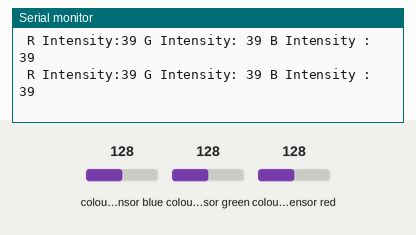
Recording of a sketch running on a simulated Arduino Uno, built with avr-gcc and run on an emulated ATmega328P. Parts: the last lines printed to the serial monitor. Wiring (inferred from the names in the program): TCS3200 colour sensor: output pin 2; S2 pin 5; S3 pin 6; S0 pin 3; S1 pin 4. The test bench sets the inputs (shaded band); at power-on: colour sensor blue 128, colour sensor green 128, colour sensor red 128.

Above: at 1.2 s.
1.3 s: colour sensor blue set to 191
At 2.97 s:
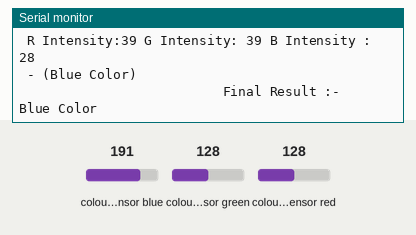
3.2 s: colour sensor green set to 250
At 5.09 s:
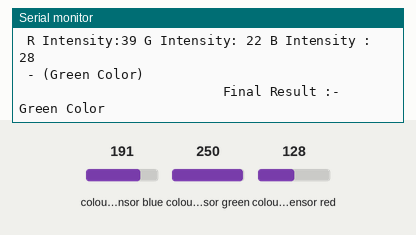
5.6 s: colour sensor red set to 5
At 6.23 s:
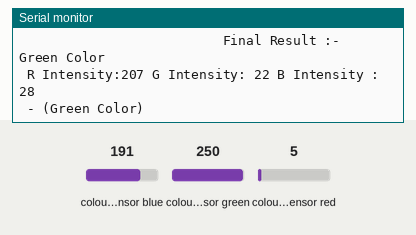
7.1 s: colour sensor green set to 191
At 7.27 s:
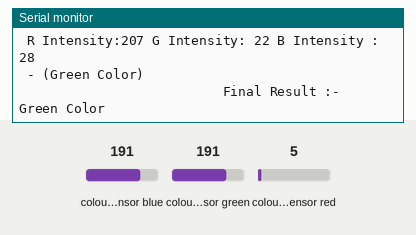
13.1 s: colour sensor blue set to 5
At 13.28 s:
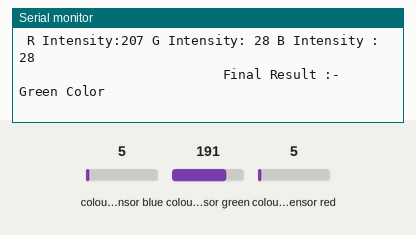
Timing chart, 0 to 16.1 s (numbered marks = the images above; inputs shaded):
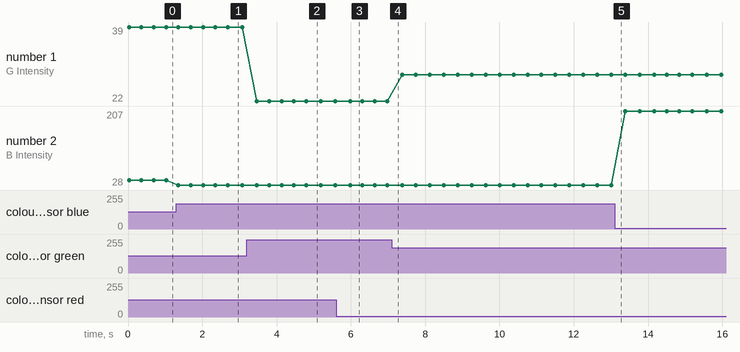

The sketch:

coloursensor.ino.ino
```cpp
/*
   Colour Sensor TCS 3200

   Functionality : Detect Red,Yellow,Blue,Green light from an LED source.


*/

const int threshold = 3;

int feedback = true;

const int s0 = 3;
const int s1 = 4;
const int s2 = 5;
const int s3 = 6;
const int out = 2;

int red = 0;
int green = 0;
int blue = 0;

int  pred = red;
int  pblue = blue;
int  pgreen = green;


int Illcount = 0, Rcount = 0, Gcount = 0, Bcount = 0, Wcount = 0, Ycount = 0;


void setup()
{
  Serial.begin(9600);
  pinMode(s0, OUTPUT);
  pinMode(s1, OUTPUT);
  pinMode(s2, OUTPUT);
  pinMode(s3, OUTPUT);
  pinMode(out, INPUT);
  digitalWrite(s0, HIGH);
  digitalWrite(s1, HIGH);
}
void loop()
{
  color();
  if (feedback)
  {
    Serial.print(" R Intensity:");       Serial.print(red, DEC);
    Serial.print(" G Intensity: ");      Serial.print(green, DEC);
    Serial.print(" B Intensity : ");     Serial.print(blue, DEC);
  }

  Serial.println();

  // Removing noise data
  /*
    Serial.print("  RedD");
    Serial.print(pred - red);
    Serial.print("  GreenD");
    Serial.print(pgreen - green);
    Serial.print("  BlueD");
    Serial.print(pblue - blue);
  */

  if (red > 1000 && green > 1000 && blue > 1000)
    Illcount += 1;

  else if (   ( pred - red <= 5 || pred - red <= -5 ) && ( pgreen - green <= 5 || pgreen - green <= -5 ) && ( pblue - blue <= 5 || pblue - blue <= -5 )    ) {
    Illcount = 0;

    if (red < blue && red < green)
    {/*
      if (  green > 20 && blue < 27 ) {
        if (feedback)
          Serial.println(" - (Red Color)");
        Rcount += 2;
        Ycount = 0, Wcount = 0; Gcount = 0; Bcount = 0;
      }
     else if (green < 100) {
        // less sucess
        if (feedback)
          Serial.println(" - ( !!! Yellow Color)");

        Ycount += 2;
        Wcount = 0, Rcount = 0; Gcount = 0; Bcount = 0;
    */
                    if (  green > (6*red) && blue > (1.5*red)  ) {
                      if (feedback)
                        Serial.println(" - (Red Color)");
                      Rcount += 1;
                      Ycount = 0, Wcount = 0; Gcount = 0; Bcount = 0;
                    }

                   else if (  green > (1.5*red) && blue > (3*red) ) {
                      if (feedback)
                        Serial.println(" - ( !!! Yellow Color)");

                      Ycount += 2;
                      Wcount = 0, Rcount = 0; Gcount = 0; Bcount = 0;
                    }

                else if ( green >(1.5*red) && blue >(1.5*red)   ){
                      if (feedback)
                          Serial.println(" - (White Color)");
                     Wcount += 1;
                     Ycount = 0, Rcount = 0; Gcount = 0; Bcount = 0;
    }


    }


   else if (red < blue && red < green && red < 50 && green < 70 && blue < 60)
    {
      /*
      if (  blue > 25  )
      {
        if (feedback)
          Serial.println(" - (Yellow Color)");
        Ycount += 1;
        Wcount = 0, Rcount = 0; Gcount = 0; Bcount = 0;
      }
      else {
        if (feedback)
          Serial.println(" - (White Color)");
        Wcount += 1;
        Ycount = 0, Rcount = 0; Gcount = 0; Bcount = 0;
      }
      */
     if ( green >(1.5*red) && blue >(3*red)   ){
        if (feedback)
          Serial.println(" - (Yellow Color)");
        Ycount += 1;
        Wcount = 0, Rcount = 0; Gcount = 0; Bcount = 0;
    }
    else if ( green >(1.5*red) && blue >(1.5*red)   ){
        if (feedback)
          Serial.println(" - (White Color)");
        Wcount += 1;
        Ycount = 0, Rcount = 0; Gcount = 0; Bcount = 0;
    }


    }


    else if (blue < red && blue < green)
    {
      Bcount += 1;
      Ycount = 0, Rcount = 0; Gcount = 0; Wcount = 0;
      if (feedback)
        Serial.println(" - (Blue Color)");
    }

    else if (green < red && green < blue)
    {
      Gcount += 1;
      Ycount = 0, Wcount = 0; Bcount = 0; Rcount = 0;
      if (feedback)
        Serial.println(" - (Green Color)");
    }
    else
    {
      if (feedback)
        Serial.print('\n');
    }

    if ( Wcount > threshold )
      Serial.println("                          Final Result :- White Color");
    else if ( Rcount > threshold )
      Serial.println("                          Final Result :- Red Color");
    else if ( Gcount > threshold )
      Serial.println("                          Final Result :-  Green Color");
    else if ( Bcount > threshold )
      Serial.println("                          Final Result :-  Blue Color");
    else if ( Ycount > threshold )
      Serial.println("                          Final Result :-  Yellow Color");
    else
      Serial.print("\n");

    if ( Rcount > 5 || Gcount > 5 || Bcount > 5 || Wcount > 5 || Ycount > 5 )
    {
      Rcount = 0;
      Gcount = 0;
      Bcount = 0;
      Wcount = 0;
      Ycount = 0;
    }


    /*
          if (red < blue && red < green&& red <20)
          {
          Serial.println(" - (Red Color)");
          }

          else if (red < blue && green < blue)
          {
            Serial.println(" - (Yellow Color)");
          }
          else if (red < blue && red < green && red < 100 && blue < 100 )
          {
            Serial.println(" - (Dark yellow Color)");
          }

          if (blue < red && blue < green)
          {
            Serial.println(" - (Blue Color)");
          }
          if (green < red && green < blue)
          {
            Serial.println(" - (Green Color)");
          }
    */
  }
  else
  {
    if (feedback)
      Serial.println(" - (Noise Data)");
  }


  // storing data from last loop onto previous variables
  pred = red;
  pblue = blue;
  pgreen = green;

  if ( Illcount > 3 )
    Serial.println("                          No Illumination");

  delay(300);
}
void color()
{
  digitalWrite(s2, LOW);
  digitalWrite(s3, LOW);
  //count OUT, pRed, RED
  delay(10);
  red = pulseIn(out, digitalRead(out) == HIGH ? LOW : HIGH);
  digitalWrite(s3, HIGH);
  delay(10);
  //count OUT, pBLUE, BLUE
  blue = pulseIn(out, digitalRead(out) == HIGH ? LOW : HIGH);
  digitalWrite(s2, HIGH);
  //count OUT, pGreen, GREEN
  delay(10);
  green = pulseIn(out, digitalRead(out) == HIGH ? LOW : HIGH);
}
```

Measured:
- after the input at 1.3 s, the serial monitor: prints a new line after 0.05 s (image 1)
- after the input at 3.2 s, the serial monitor: prints a new line after 0.27 s (image 2)
- after the input at 5.6 s, the serial monitor: prints a new line after 0.38 s (image 3)
- plotted number 1: 39 → 22 after the input at 3.2 s
- plotted number 2: 39 → 28 after the input at 1.3 s
